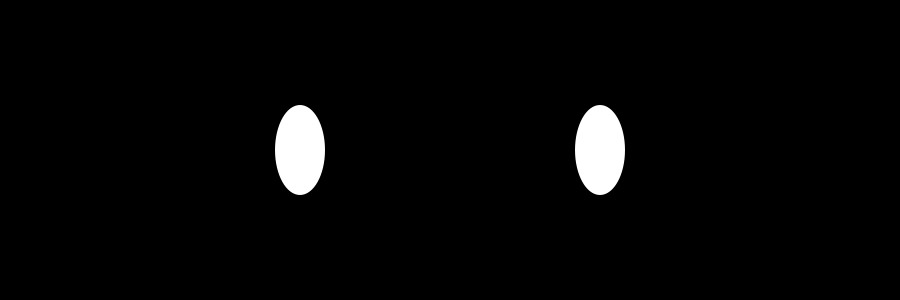
Frame 1 (no input)
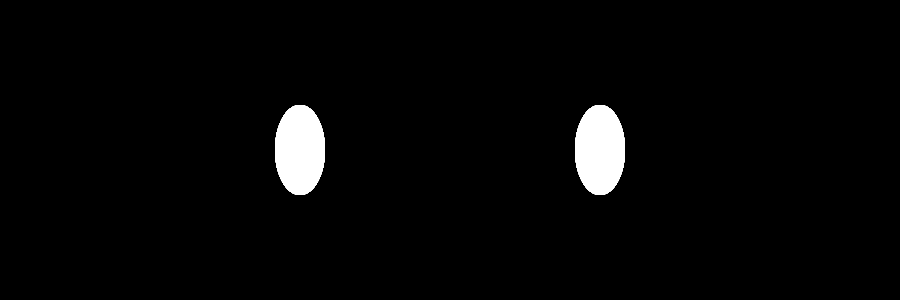
Frame 60 (the mouse pressed at the canvas centre just before this capture)
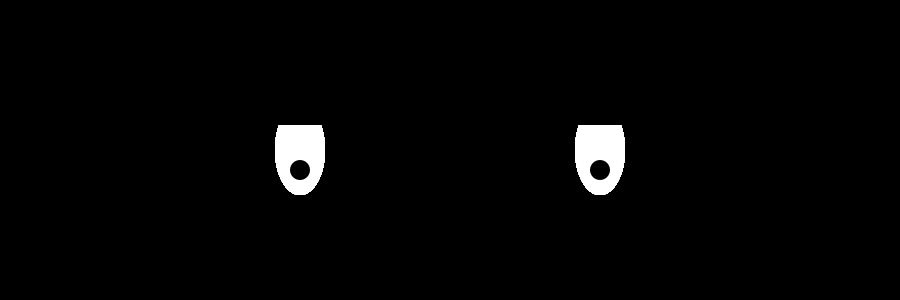
Frame 120 (the mouse held since frame 60 and released just before this capture)

The Processing sketch that drew these frames (run headless with seeded random() and noise(); from frame 60 on, the mouse is pressed at the canvas centre):

// Processing sketch: processing_33677
// ── processing_33677.pde

//original code by Caitlin Morris

void setup(){
  size(900,300);
  background(0);
}

void draw(){
  fill(255,255,255);
  noStroke();
  ellipse(300,150,50,90);
  ellipse(600, 150, 50, 90);
  float leftEyePos = map(mouseX,0,width,250,350);
  float rightEyePos = map(mouseX,0,width,550,650);
  fill(0,0,0);
  ellipse(leftEyePos,170,20,20);
  ellipse(rightEyePos,170,20,20);
  float lidPos = map(mouseY,0,height,0,250);
  rect(0,0,width,lidPos);
}

                
                
